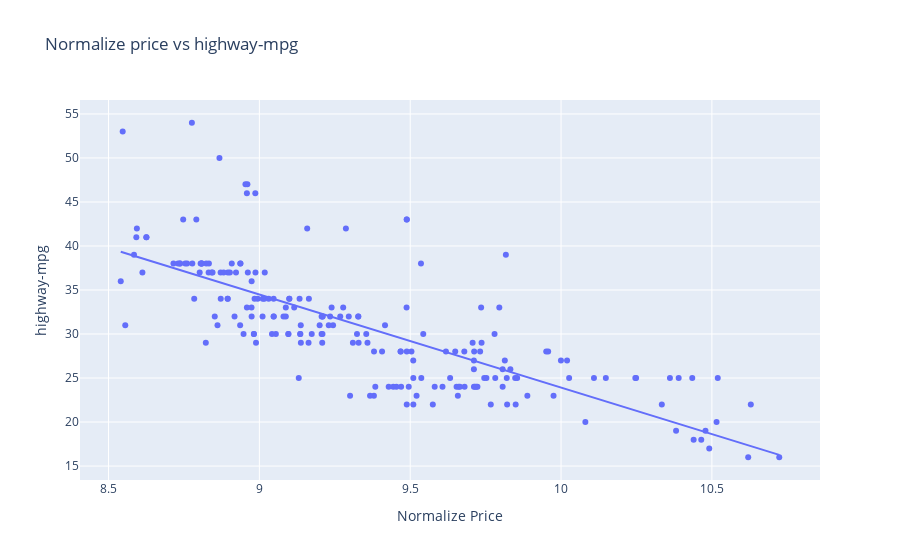

Source (notebook cell):
### Code cell
fig = px.scatter(df, x="log_price", y="highway-mpg", trendline="ols", title="Normalize price vs highway-mpg", labels={'log_price': 'Normalize Price'})
fig.show()

### Figure 1 — Plotly figure (JSON) as saved in the notebook; plotly's stock layout.template omitted (floating-point values rounded to 4 significant figures; data arrays with more than 128 entries replaced by an {"elided": "..."} marker saying what was removed)
{"data": [{"hovertemplate": "Normalize Price=%{x}<br>highway-mpg=%{y}<extra></extra>", "legendgroup": "", "marker": {"color": "#636efa", "symbol": "circle"}, "mode": "markers", "name": "", "orientation": "v", "showlegend": false, "type": "scatter", "x": {"elided": "205 float values"}, "xaxis": "x", "y": {"elided": "205 int values"}, "yaxis": "y"}, {"hovertemplate": "<b>OLS trendline</b><br>highway-mpg = -10.5689 * log_price + 129.6<br>R<sup>2</sup>=0.583387<br><br>Normalize Price=%{x}<br>highway-mpg=%{y} <b>(trend)</b><extra></extra>", "legendgroup": "", "marker": {"color": "#636efa", "symbol": "circle"}, "mode": "lines", "name": "", "showlegend": false, "type": "scatter", "x": {"elided": "205 float values"}, "xaxis": "x", "y": {"elided": "205 float values"}, "yaxis": "y"}], "layout": {"autosize": true, "legend": {"tracegroupgap": 0}, "title": {"text": "Normalize price vs highway-mpg"}, "xaxis": {"anchor": "y", "autorange": true, "domain": [0, 1], "range": [8.412, 10.85], "title": {"text": "Normalize Price"}, "type": "linear"}, "yaxis": {"anchor": "x", "autorange": true, "domain": [0, 1], "range": [12.86, 57.14], "title": {"text": "highway-mpg"}, "type": "linear"}}}
